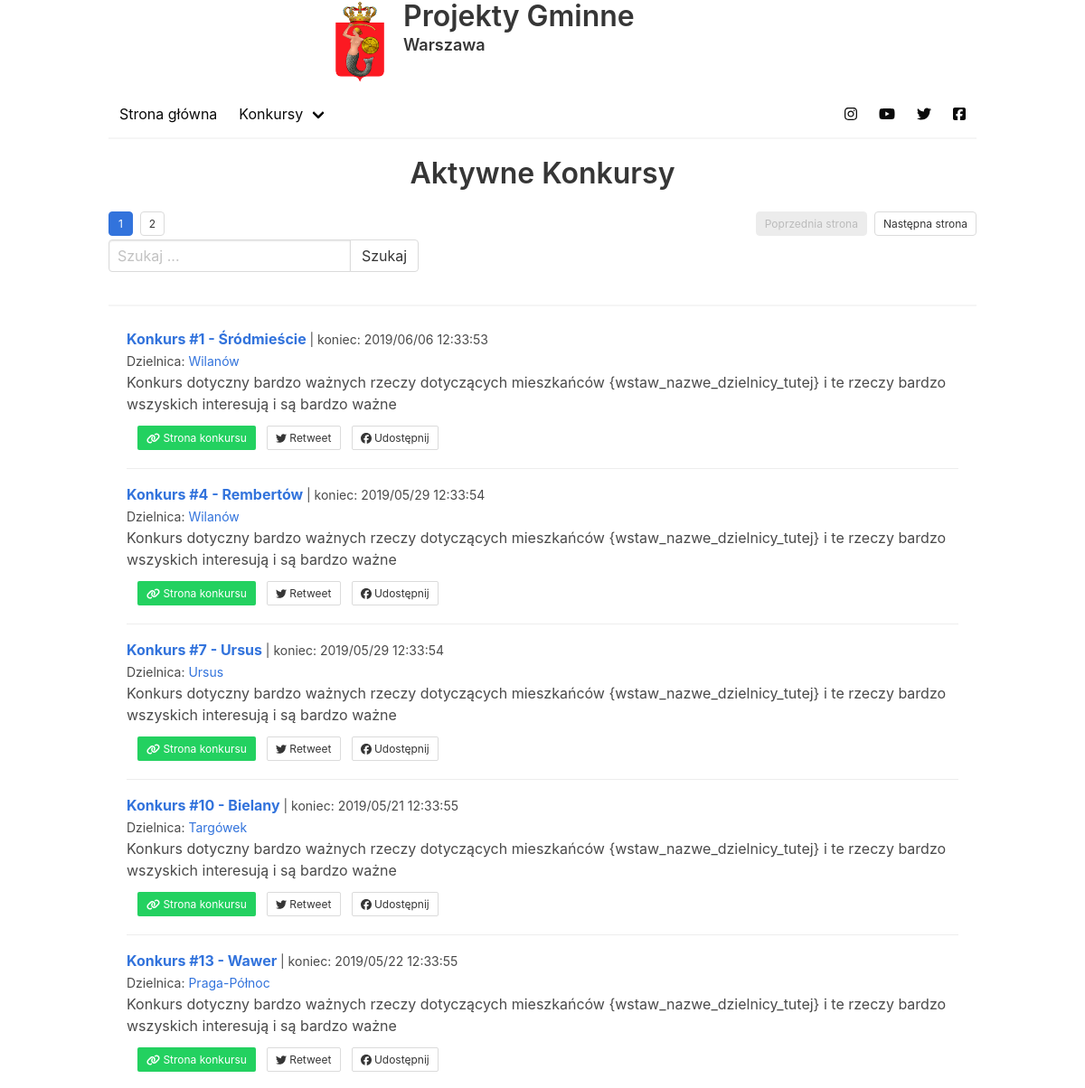
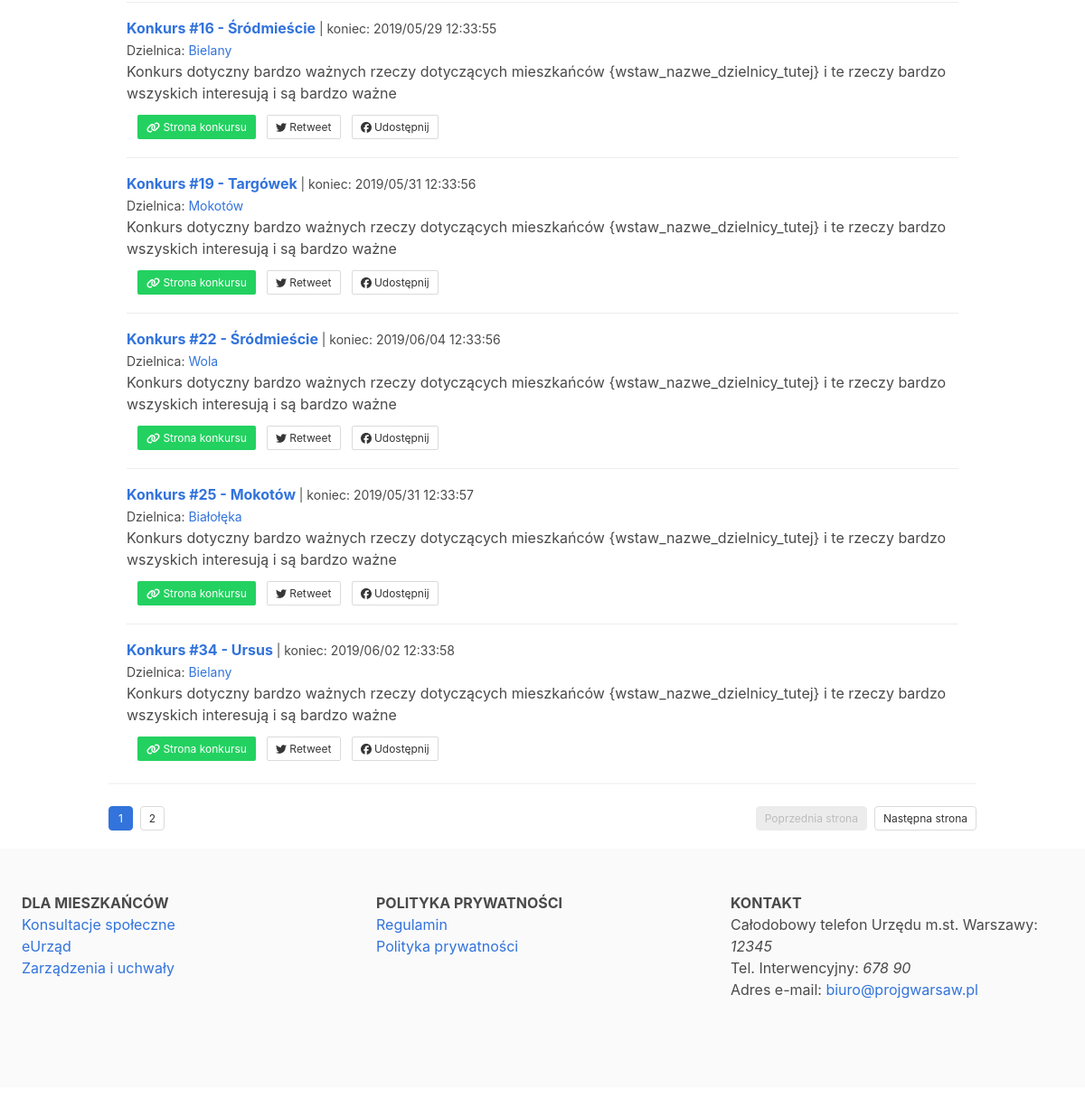
The app's page /konkursy/aktywne/, older data (2 pictures, top to bottom).
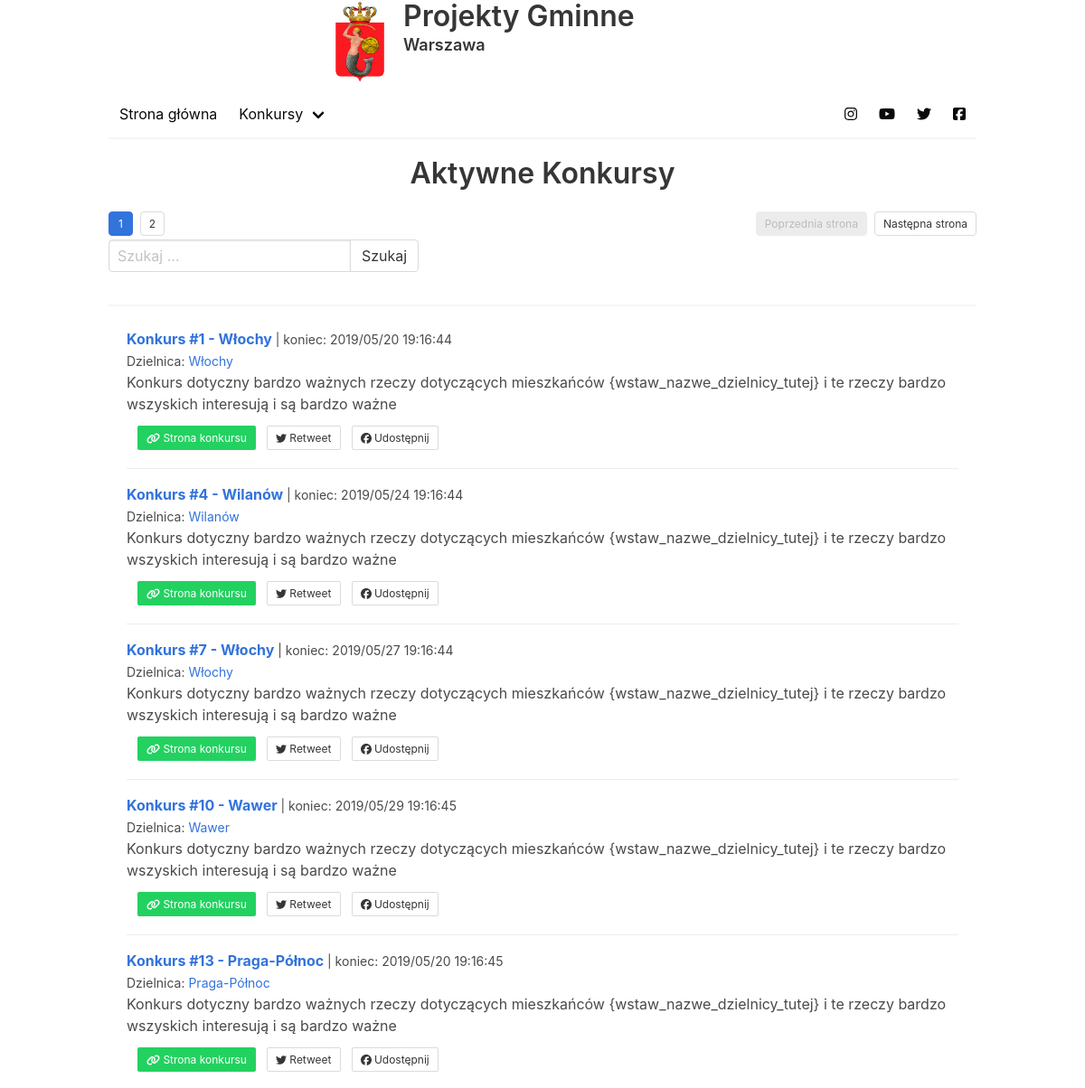
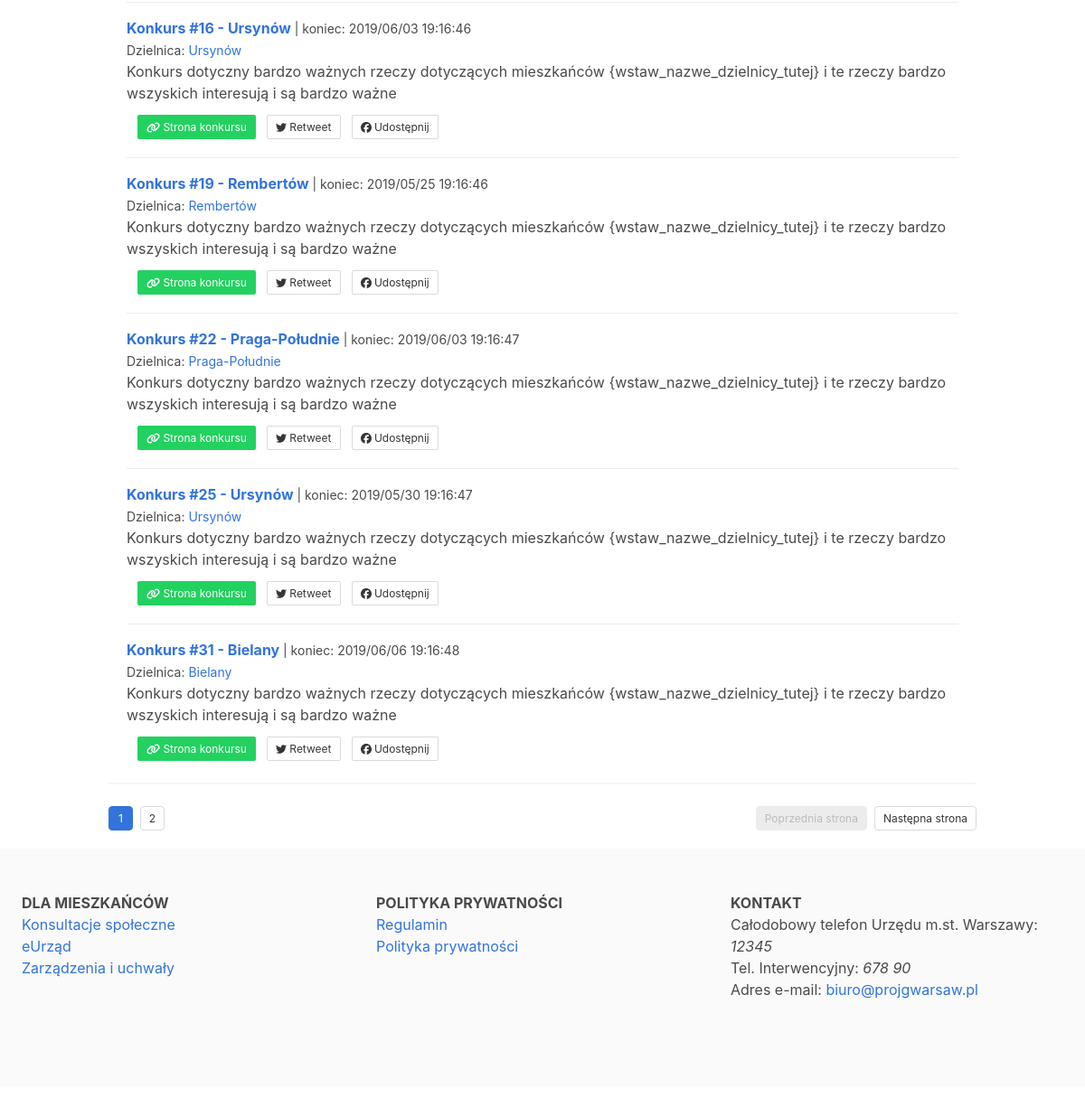
The same page, newer data (2 pictures, top to bottom).
### projekty_gminne/models.py (models this page shows, shortened)
class Konkurs(models.Model):
    class Meta:
        verbose_name_plural = "Konkursy"
    date_added = models.DateTimeField(auto_now_add=True)
    date_modified = models.DateTimeField(auto_now=True)
    dogrywka = models.BooleanField(default=False)
    dzielnica_id = models.ForeignKey(
        'Dzielnica', null=False, on_delete=models.CASCADE)
    date_start = models.DateTimeField(null=False)
    date_finish = models.DateTimeField(null=False)
    name = models.CharField(max_length=256, null=False)
    description = models.TextField(max_length=1024, null=False, blank=False)

class Dzielnica(models.Model):
    class Meta:
        verbose_name_plural = "Dzielnice"
    date_added = models.DateTimeField(auto_now_add=True)
    date_modified = models.DateTimeField(auto_now=True)
    gmina_id = models.ForeignKey(
        'Gmina', null=False, on_delete=models.CASCADE)
    name = models.CharField(max_length=128, null=False)

### projekty_gminne/views.py (the view)
# urls.py: path('aktywne/', views.AktywneKonkursyList.as_view(), name="konkursy-aktywne"),
class AktywneKonkursyList(generic.ListView):
    template_name = "projekty_gminne/aktywne_konkursy_list.html"
    model = models.Konkurs
    paginate_by = 10
    title = "Aktywne Konkursy"
    def get_context_data(self, **kwargs):
        context = super().get_context_data(**kwargs)
        context["title"] = self.title
        return context
    def get_queryset(self):
        try:
            name = self.request.GET['nazwa']
        except Exception as e:
            context = models.Konkurs.objects.filter(
                Q(date_start__lt=timezone.now()) &
                Q(date_finish__gt=timezone.now())
            )
        else:
            context = self.model.objects.filter(
                Q(name__icontains=name) &
                Q(date_start__lt=timezone.now()) &
                Q(date_finish__gt=timezone.now())
            )
        finally:
            return context

### projekty_gminne/templates/projekty_gminne/aktywne_konkursy_list.html (shortened to what this page needs)
{% extends '_Main/template.html' %}
{% load staticfiles %}
{% block content %}
<div class="columns">
  <div class="column is-mobile">
    <h3 class="title has-text-centered">Aktywne Konkursy</h3>
    {% include '../include/pagination.html' %}
    {% include '../include/konkurs_search.html' %}
    <hr>
    {% for element in object_list %}
    <article class="media" style="margin: 20px 20px;">
    <div class="media-content">
      <div class="content">
        <p>
          <strong>
            <a href="{% url 'konkurs-detail' pk=element.id %}">{{element.name}}</a>
          </strong>
          <small>| koniec: {{element.date_finish|date:"Y/m/d H:i:s"}}</small>
          <br>
          <small>Dzielnica: <a href="#">{{element.dzielnica_id.name}}</a></small>
          <br>
          {{element.description}}
          <br>
        </p>
      </div>
      <nav class="level is-mobile">
        <div class="level-left">
          <a class="level-item">
            <a href="{% url 'konkurs-detail' pk=element.id %}" class="button is-small is-fullwidth is-success">
              <i class="fas fa-link"></i>&nbsp;Strona konkursu
            </a>
          </a>
          <a class="level-item">
            <a href="https://twitter.com" class="button is-small is-fullwidth">
              <i class="fab fa-twitter"></i>&nbsp;Retweet
            </a>
          </a>
          <a class="level-item">
            <a href="https://twitter.com" class="button is-small is-fullwidth">
              <i class="fab fa-facebook"></i>&nbsp;Udostępnij
            </a>
          </a>
        </div>
      </nav>
    </div>
    </article>
    {% endfor %}
    <hr>
    {% include '../include/pagination.html' %}
  </div>
</div>
{% endblock %}

### ProjektyGminne/templates/_Main/template.html (shortened to what this page needs)
{% load staticfiles %}
<!DOCTYPE html>
<html lang="pl" dir="ltr">
  <head>
    <link rel="stylesheet" href="{% static 'bulma-0.7.4/css/bulma.min.css' %}">
    <link rel="stylesheet" href="{% static 'font-awesome/all.min.css' %}">
    <link rel="stylesheet" href="{% static 'chartjs/Chart.min.css' %}">
  </head>
  <body ng-app="ProjektyGminneApp">
    <div class="container">
    <div class="columns is-mobile is-centered is-hidden-mobile">
      <div class="column is-half">
        <article class="media has-text-centered">
          <figure class="media-left">
            <p class="image is-64x64">
              <img src="{% static 'herb_warsaw.png' %}">
            </p>
          </figure>
          <div class="media-content">
            <div class="content">
              <h1 class="title">
                Projekty Gminne
              </h1>
              <h5 class="subtitle">Warszawa</h5>
            </div>
          </div>
        </article>
      </div>
    </div>
      <div class="columns">
        <div class="column is-mobile">
            <nav class="navbar is-white">
              <div id="navbarDropdownMenu" class="navbar-menu">
                <div class="navbar-start">
                  <a href="{% url 'homepage' %}" class="navbar-item">
                    Strona główna
                  </a>
                  <div class="navbar-item has-dropdown is-hoverable">
                    <a class="navbar-link">Konkursy</a>
                  </div>
                </div>
                <div class="navbar-end">
                  <a target="_blank" href="https://www.instagram.com" class="navbar-item">
                    <i class="fab fa-instagram"></i>
                  </a>
                  <a target="_blank" href="https://www.youtube.com" class="navbar-item">
                    <i class="fab fa-youtube"></i>
                  </a>
                  <a target="_blank" href="https://twitter.com" class="navbar-item">
                    <i class="fab fa-twitter"></i>
                  </a>
                  <a target="_blank" href="https://facebook.com" class="navbar-item">
                    <i class="fab fa-facebook-square"></i>
                  </a>
                </div>
              </div>
            </nav>
            <hr class="is-marginless">
        </div>
      </div>
    </div>
    <div class="container" style="margin-top: 8px;">
        {% block content %}{% endblock %}
    </div>
    {% include '_Main/footer.html' %}
  </body>
</html>

### projekty_gminne/templates/include/pagination.html
{% if is_paginated %}
<nav class="pagination is-small" role="navigation" aria-label="pagination">
  {% if page_obj.has_previous %}
    <a href="?page={{ page_obj.previous_page_number }}" class="pagination-previous">Poprzednia strona</a>
  {% else %}
  <a class="pagination-previous disabled" disabled>Poprzednia strona</a>
  {% endif %}
  {% if page_obj.has_next %}
    <a href="?page={{ page_obj.next_page_number }}" class="pagination-next">Następna strona</a>
  {% else %}
    <a class="pagination-next disabled" disabled>Następna strona</a>
  {% endif %}
  <ul class="pagination-list">
    {% for i in paginator.page_range %}
      {% if page_obj.number == i %}
        <li><a class="pagination-link is-current" aria-label="Page {{i}}" aria-current="page">{{i}}</a></li>
      {% else %}
        <li><a href="?page={{i}}" class="pagination-link" aria-label="Page {{i}}" aria-current="page">{{i}}</a></li>
      {% endif %}
    {% endfor %}
  </ul>
</nav>
{% endif %}

### projekty_gminne/templates/include/konkurs_search.html
<div class="columns">
  <div class="column is-half">
    <form action="./" method="get">
      <div class="field has-addons">
        <div class="control">
          <input name="nazwa" class="input" type="text" placeholder="Szukaj ...">
        </div>
        <div class="control">
          <button type="submit" class="button">
            Szukaj
          </button>
        </div>
      </div>
    </form>
  </div>
</div>

### ProjektyGminne/templates/_Main/footer.html
<footer class="footer" style="margin-top: 20px;">
    <div class="columns">
      <div class="column">
        <h2 class="is-uppercase has-text-weight-bold">
          Dla mieszkańców
        </h2>
        <ul>
          <li>
            <a href="#link">Konsultacje społeczne</a></li>
          <li>
            <a href="#link">eUrząd</a></li>
          <li>
            <a href="#link">Zarządzenia i uchwały</a></li>
        </ul>
      </div>
      <div class="column">
        <h2 class="is-uppercase has-text-weight-bold">
          Polityka prywatności
        </h2>
        <ul>
          <li>
            <a href="#link">Regulamin</a></li>
          <li>
            <a href="#link">Polityka prywatności</a></li>
        </ul>
      </div>
      <div class="column">
        <h2 class="is-uppercase has-text-weight-bold">
          Kontakt
        </h2>
        <ul>
          <li>
            Całodobowy telefon Urzędu m.st. Warszawy: <i>12345</i>
          </li>
          <li>
            Tel. Interwencyjny: <i>678 90</i>
          </li>
          <li>
            Adres e-mail: <a href="mailto:biuro@projgwarsaw.pl">
              biuro@projgwarsaw.pl
            </a>
          </li>
        </ul>
      </div>
    </div>
</footer>

Row changes from the older to the newer data that the page shows:
removed Konkurs: name "Konkurs #1 - Śródmieście", date_finish "2019/06/06 12:33:53", dzielnica_id.name "Wilanów", description "Konkurs dotyczny bardzo ważnych rzeczy dotyczących mieszkańców {wstaw_nazwe_dzielnicy_tutej} i te rzeczy bardzo wszyskich interesują i są bardzo ważne"
removed Konkurs: name "Konkurs #4 - Rembertów", date_finish "2019/05/29 12:33:54", dzielnica_id.name "Wilanów", description "Konkurs dotyczny bardzo ważnych rzeczy dotyczących mieszkańców {wstaw_nazwe_dzielnicy_tutej} i te rzeczy bardzo wszyskich interesują i są bardzo ważne"
removed Konkurs: name "Konkurs #7 - Ursus", date_finish "2019/05/29 12:33:54", dzielnica_id.name "Ursus", description "Konkurs dotyczny bardzo ważnych rzeczy dotyczących mieszkańców {wstaw_nazwe_dzielnicy_tutej} i te rzeczy bardzo wszyskich interesują i są bardzo ważne"
removed Konkurs: name "Konkurs #10 - Bielany", date_finish "2019/05/21 12:33:55", dzielnica_id.name "Targówek", description "Konkurs dotyczny bardzo ważnych rzeczy dotyczących mieszkańców {wstaw_nazwe_dzielnicy_tutej} i te rzeczy bardzo wszyskich interesują i są bardzo ważne"
removed Konkurs: name "Konkurs #13 - Wawer", date_finish "2019/05/22 12:33:55", dzielnica_id.name "Praga-Północ", description "Konkurs dotyczny bardzo ważnych rzeczy dotyczących mieszkańców {wstaw_nazwe_dzielnicy_tutej} i te rzeczy bardzo wszyskich interesują i są bardzo ważne"
removed Konkurs: name "Konkurs #16 - Śródmieście", date_finish "2019/05/29 12:33:55", dzielnica_id.name "Bielany", description "Konkurs dotyczny bardzo ważnych rzeczy dotyczących mieszkańców {wstaw_nazwe_dzielnicy_tutej} i te rzeczy bardzo wszyskich interesują i są bardzo ważne"
removed Konkurs: name "Konkurs #19 - Targówek", date_finish "2019/05/31 12:33:56", dzielnica_id.name "Mokotów", description "Konkurs dotyczny bardzo ważnych rzeczy dotyczących mieszkańców {wstaw_nazwe_dzielnicy_tutej} i te rzeczy bardzo wszyskich interesują i są bardzo ważne"
removed Konkurs: name "Konkurs #22 - Śródmieście", date_finish "2019/06/04 12:33:56", dzielnica_id.name "Wola", description "Konkurs dotyczny bardzo ważnych rzeczy dotyczących mieszkańców {wstaw_nazwe_dzielnicy_tutej} i te rzeczy bardzo wszyskich interesują i są bardzo ważne"
removed Konkurs: name "Konkurs #25 - Mokotów", date_finish "2019/05/31 12:33:57", dzielnica_id.name "Białołęka", description "Konkurs dotyczny bardzo ważnych rzeczy dotyczących mieszkańców {wstaw_nazwe_dzielnicy_tutej} i te rzeczy bardzo wszyskich interesują i są bardzo ważne"
removed Konkurs: name "Konkurs #34 - Ursus", date_finish "2019/06/02 12:33:58", dzielnica_id.name "Bielany", description "Konkurs dotyczny bardzo ważnych rzeczy dotyczących mieszkańców {wstaw_nazwe_dzielnicy_tutej} i te rzeczy bardzo wszyskich interesują i są bardzo ważne"
added Konkurs: name "Konkurs #1 - Włochy", date_finish "2019/05/20 19:16:44", dzielnica_id.name "Włochy", description "Konkurs dotyczny bardzo ważnych rzeczy dotyczących mieszkańców {wstaw_nazwe_dzielnicy_tutej} i te rzeczy bardzo wszyskich interesują i są bardzo ważne"
added Konkurs: name "Konkurs #4 - Wilanów", date_finish "2019/05/24 19:16:44", dzielnica_id.name "Wilanów", description "Konkurs dotyczny bardzo ważnych rzeczy dotyczących mieszkańców {wstaw_nazwe_dzielnicy_tutej} i te rzeczy bardzo wszyskich interesują i są bardzo ważne"
added Konkurs: name "Konkurs #7 - Włochy", date_finish "2019/05/27 19:16:44", dzielnica_id.name "Włochy", description "Konkurs dotyczny bardzo ważnych rzeczy dotyczących mieszkańców {wstaw_nazwe_dzielnicy_tutej} i te rzeczy bardzo wszyskich interesują i są bardzo ważne"
added Konkurs: name "Konkurs #10 - Wawer", date_finish "2019/05/29 19:16:45", dzielnica_id.name "Wawer", description "Konkurs dotyczny bardzo ważnych rzeczy dotyczących mieszkańców {wstaw_nazwe_dzielnicy_tutej} i te rzeczy bardzo wszyskich interesują i są bardzo ważne"
added Konkurs: name "Konkurs #13 - Praga-Północ", date_finish "2019/05/20 19:16:45", dzielnica_id.name "Praga-Północ", description "Konkurs dotyczny bardzo ważnych rzeczy dotyczących mieszkańców {wstaw_nazwe_dzielnicy_tutej} i te rzeczy bardzo wszyskich interesują i są bardzo ważne"
added Konkurs: name "Konkurs #16 - Ursynów", date_finish "2019/06/03 19:16:46", dzielnica_id.name "Ursynów", description "Konkurs dotyczny bardzo ważnych rzeczy dotyczących mieszkańców {wstaw_nazwe_dzielnicy_tutej} i te rzeczy bardzo wszyskich interesują i są bardzo ważne"
added Konkurs: name "Konkurs #19 - Rembertów", date_finish "2019/05/25 19:16:46", dzielnica_id.name "Rembertów", description "Konkurs dotyczny bardzo ważnych rzeczy dotyczących mieszkańców {wstaw_nazwe_dzielnicy_tutej} i te rzeczy bardzo wszyskich interesują i są bardzo ważne"
added Konkurs: name "Konkurs #22 - Praga-Południe", date_finish "2019/06/03 19:16:47", dzielnica_id.name "Praga-Południe", description "Konkurs dotyczny bardzo ważnych rzeczy dotyczących mieszkańców {wstaw_nazwe_dzielnicy_tutej} i te rzeczy bardzo wszyskich interesują i są bardzo ważne"
added Konkurs: name "Konkurs #25 - Ursynów", date_finish "2019/05/30 19:16:47", dzielnica_id.name "Ursynów", description "Konkurs dotyczny bardzo ważnych rzeczy dotyczących mieszkańców {wstaw_nazwe_dzielnicy_tutej} i te rzeczy bardzo wszyskich interesują i są bardzo ważne"
added Konkurs: name "Konkurs #31 - Bielany", date_finish "2019/06/06 19:16:48", dzielnica_id.name "Bielany", description "Konkurs dotyczny bardzo ważnych rzeczy dotyczących mieszkańców {wstaw_nazwe_dzielnicy_tutej} i te rzeczy bardzo wszyskich interesują i są bardzo ważne"
